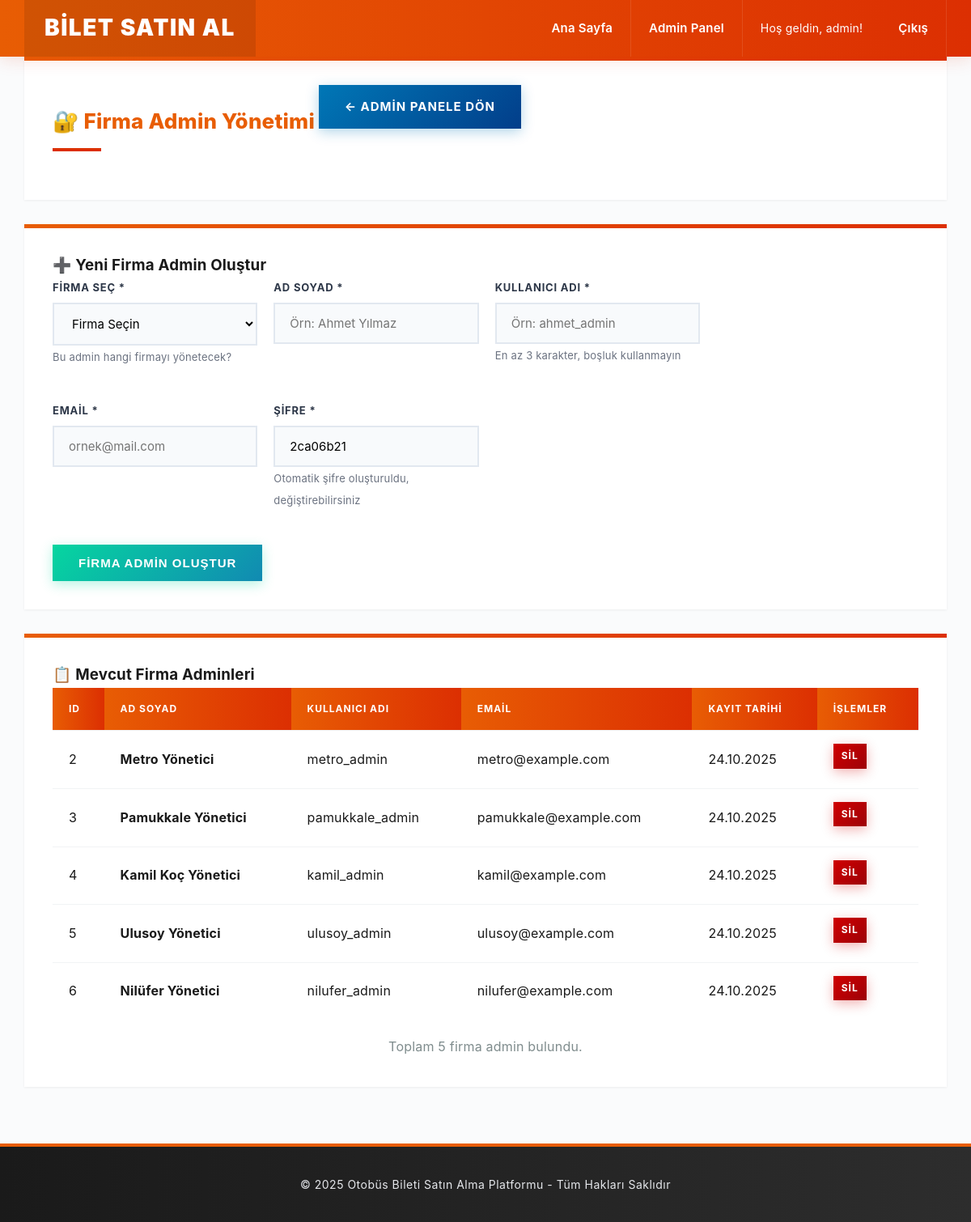
Screenshot of /admin/manage-firm-admins.php (signed in) with the database file from the repository.
### tables this page shows
CREATE TABLE users (
            id INTEGER PRIMARY KEY AUTOINCREMENT,
            username TEXT NOT NULL UNIQUE,
            email TEXT NOT NULL UNIQUE,
            password TEXT NOT NULL,
            full_name TEXT,
            role TEXT DEFAULT 'user',
            balance REAL DEFAULT 0,
            company_id INTEGER DEFAULT NULL,
            created_at DATETIME DEFAULT CURRENT_TIMESTAMP,
            FOREIGN KEY (company_id) REFERENCES companies(id) ON DELETE SET NULL
        );

### includes/functions.php (called while the page is built, shortened)
<?php
function clean_output($text) {
    return htmlspecialchars($text, ENT_QUOTES, 'UTF-8');
}
?>

### admin/manage-firm-admins.php (the view, shortened to what this page needs)
<?php
require_once '../config/database.php';
require_once '../includes/functions.php';
$firm_admins = $db->query("
    SELECT users.*
    FROM users
    WHERE users.role = 'firm_admin'
    ORDER BY users.created_at DESC
")->fetchAll();
require_once '../includes/header.php';
?>
<div class="card">
    <h2>🔐 Firma Admin Yönetimi</h2>
    <a href="dashboard.php" class="btn btn-primary">← Admin Panele Dön</a>
</div>
<div class="card">
    <h3>➕ Yeni Firma Admin Oluştur</h3>
    <form method="POST" action="" style="max-width: 800px;">
        <div style="display: grid; grid-template-columns: repeat(auto-fit, minmax(250px, 1fr)); gap: 20px;">
            <div class="form-group">
                <label>Firma Seç *</label>
                <select name="company_id" required>
                    <option value="">Firma Seçin</option>
                </select>
                <small style="color: #6B7280; font-size: 13px;">Bu admin hangi firmayı yönetecek?</small>
            </div>
            <div class="form-group">
                <label>Ad Soyad *</label>
                <input type="text" name="full_name" required placeholder="Örn: Ahmet Yılmaz">
            </div>
            <div class="form-group">
                <label>Kullanıcı Adı *</label>
                <input type="text" name="username" required placeholder="Örn: ahmet_admin">
                <small style="color: #6B7280; font-size: 13px;">En az 3 karakter, boşluk kullanmayın</small>
            </div>
            <div class="form-group">
                <label>Email *</label>
                <input type="email" name="email" required placeholder="ornek@mail.com">
            </div>
            <div class="form-group">
                <label>Şifre *</label>
                <input type="text" name="password" required placeholder="En az 6 karakter" value="<?= substr(md5(time()), 0, 8) ?>">
                <small style="color: #6B7280; font-size: 13px;">Otomatik şifre oluşturuldu, değiştirebilirsiniz</small>
            </div>
        </div>
        <button type="submit" name="add_firm_admin" class="btn btn-success" style="margin-top: 20px;">Firma Admin Oluştur</button>
    </form>
</div>
<div class="card">
    <h3>📋 Mevcut Firma Adminleri</h3>
    <?php if (count($firm_admins) == 0): ?>
        <p style="color: #7f8c8d; text-align: center; padding: 40px;">Henüz firma admin oluşturulmamış.</p>
    <?php else: ?>
        <table>
            <tr>
                <th>ID</th>
                <th>Ad Soyad</th>
                <th>Kullanıcı Adı</th>
                <th>Email</th>
                <th>Kayıt Tarihi</th>
                <th>İşlemler</th>
            </tr>
            <?php foreach ($firm_admins as $admin): ?>
            <tr>
                <td><?= $admin['id'] ?></td>
                <td><strong><?= htmlspecialchars($admin['full_name'], ENT_QUOTES, 'UTF-8') ?></strong></td>
                <td><?= htmlspecialchars($admin['username'], ENT_QUOTES, 'UTF-8') ?></td>
                <td><?= htmlspecialchars($admin['email'], ENT_QUOTES, 'UTF-8') ?></td>
                <td><?= date('d.m.Y', strtotime($admin['created_at'])) ?></td>
                <td>
                    <a href="?delete=<?= $admin['id'] ?>"
                       class="btn btn-danger"
                       style="padding: 5px 10px; font-size: 12px;"
                       onclick="return confirm('Bu firma admini silmek istediğinize emin misiniz?')">
                        Sil
                    </a>
                </td>
            </tr>
            <?php endforeach; ?>
        </table>
        <p style="margin-top: 20px; color: #7f8c8d; text-align: center;">
            Toplam <?= count($firm_admins) ?> firma admin bulundu.
        </p>
    <?php endif; ?>
</div>
<?php require_once '../includes/footer.php'; ?>

### includes/header.php (shortened to what this page needs)
<?php
$root_path = '';
if (strpos($_SERVER['SCRIPT_NAME'], '/auth/') !== false ||
    strpos($_SERVER['SCRIPT_NAME'], '/user/') !== false ||
    strpos($_SERVER['SCRIPT_NAME'], '/admin/') !== false ||
    strpos($_SERVER['SCRIPT_NAME'], '/firm-admin/') !== false) {
    $root_path = '../';
}
?>
<!DOCTYPE html>
<html lang="tr">
<head>
    <link rel="stylesheet" href="<?php echo $root_path; ?>assets/css/style.css">
</head>
<body>
    <header>
        <nav class="navbar">
            <div class="container">
                <a href="<?php echo $root_path; ?>index.php" class="logo">Bilet Satın Al</a>
                <ul class="nav-menu">
                    <li><a href="<?php echo $root_path; ?>index.php">Ana Sayfa</a></li>
                    <?php if (isset($_SESSION['user_id'])): ?>
                        <?php if ($_SESSION['role'] == 'user'): ?>
                            <li><a href="<?php echo $root_path; ?>user/tickets.php">Biletlerim</a></li>
                            <li><a href="<?php echo $root_path; ?>user/profile.php">Profil</a></li>
                        <?php elseif ($_SESSION['role'] == 'admin'): ?>
                            <li><a href="<?php echo $root_path; ?>admin/dashboard.php">Admin Panel</a></li>
                        <?php elseif ($_SESSION['role'] == 'firm_admin'): ?>
                            <li><a href="<?php echo $root_path; ?>firm-admin/dashboard.php">Firma Panel</a></li>
                        <?php endif; ?>
                        <li>
                            <span>Hoş geldin, <?php echo clean_output($_SESSION['username']); ?>!</span>
                        </li>
                        <li><a href="<?php echo $root_path; ?>auth/logout.php">Çıkış</a></li>
                    <?php else: ?>
                        <li><a href="<?php echo $root_path; ?>auth/login.php">Giriş Yap</a></li>
                        <li><a href="<?php echo $root_path; ?>auth/register.php">Kayıt Ol</a></li>
                    <?php endif; ?>
                </ul>
            </div>
        </nav>
    </header>
    <main class="container">

### includes/footer.php
</main>
    <footer>
        <div class="container">
            <p>&copy; <?php echo date('Y'); ?> Otobüs Bileti Satın Alma Platformu - Tüm Hakları Saklıdır</p>
        </div>
    </footer>
</body>
</html>

### assets/css/style.css (style rules this page uses)
* { margin: 0; padding: 0; box-sizing: border-box; }
body { font-family: 'Inter', -apple-system, BlinkMacSystemFont, sans-serif; background: #fafbfc; color: #1a1a1a; line-height: 1.7; letter-spacing: 0.2px; }
.container { max-width: 1400px; margin: 0 auto; padding: 0 30px; }
.navbar { background: linear-gradient(to right, #e85d04, #dc2f02); padding: 0; box-shadow: 0 4px 20px rgba(220, 47, 2, 0.15); position: sticky; top: 0; z-index: 1000; }
.navbar .container { display: flex; justify-content: space-between; align-items: stretch; height: 70px; }
.logo { color: #ffffff; font-size: 28px; font-weight: 900; text-decoration: none; display: flex; align-items: center; padding: 0 25px; text-transform: uppercase; letter-spacing: 1.5px; background: rgba(0,0,0,0.1); }
.nav-menu { display: flex; list-style: none; gap: 0; align-items: stretch; margin: 0; }
.nav-menu li { display: flex; align-items: stretch; }
.nav-menu a { color: #ffffff; text-decoration: none; padding: 0 22px; display: flex; align-items: center; font-weight: 600; font-size: 15px; transition: all 0.3s ease; border-right: 1px solid rgba(255,255,255,0.1); }
.nav-menu span { color: #ffffff; padding: 0 22px; display: flex; align-items: center; font-size: 14px; }
main { min-height: calc(100vh - 250px); padding: 45px 0; }
.card { background: #ffffff; padding: 35px; border: none; box-shadow: 0 1px 3px rgba(0,0,0,0.06); margin-bottom: 30px; transition: all 0.3s ease; position: relative; overflow: hidden; }
.card::before { content: ''; position: absolute; top: 0; left: 0; width: 100%; height: 5px; background: linear-gradient(to right, #e85d04, #dc2f02); }
.card h2 { margin-bottom: 25px; color: #e85d04; border-bottom: none; padding-bottom: 15px; font-size: 26px; font-weight: 800; position: relative; display: inline-block; }
.card h2::after { content: ''; position: absolute; bottom: 0; left: 0; width: 60px; height: 4px; background: #dc2f02; }
.form-group { margin-bottom: 22px; }
.form-group label { display: block; margin-bottom: 8px; color: #2d3748; font-weight: 700; font-size: 13px; text-transform: uppercase; letter-spacing: 0.8px; }
.form-group input, .form-group select, .form-group textarea { width: 100%; padding: 14px 18px; border: 2px solid #e2e8f0; background: #f8fafc; font-size: 15px; transition: all 0.3s ease; font-family: inherit; }
.btn { display: inline-block; padding: 14px 32px; border: none; cursor: pointer; text-decoration: none; font-size: 15px; font-weight: 700; transition: all 0.3s ease; text-transform: uppercase; letter-spacing: 1px; position: relative; overflow: hidden; }
.btn::before { content: ''; position: absolute; top: 0; left: -100%; width: 100%; height: 100%; background: rgba(255,255,255,0.2); transition: all 0.4s ease; }
.btn-primary { background: linear-gradient(135deg, #0077b6, #023e8a); color: white; box-shadow: 0 4px 15px rgba(0, 119, 182, 0.3); }
.btn-success { background: linear-gradient(135deg, #06d6a0, #118ab2); color: white; box-shadow: 0 4px 15px rgba(6, 214, 160, 0.3); }
.btn-danger { background: linear-gradient(135deg, #d00000, #9d0208); color: white; box-shadow: 0 4px 15px rgba(208, 0, 0, 0.3); }
table { width: 100%; border-collapse: separate; border-spacing: 0; background: white; }
table th, table td { padding: 16px 20px; text-align: left; border-bottom: 1px solid #f1f3f5; }
table th { background: linear-gradient(to right, #e85d04, #dc2f02); color: white; font-weight: 700; text-transform: uppercase; font-size: 12px; letter-spacing: 1px; }
table tr { transition: all 0.2s ease; }
table tr:last-child td { border-bottom: none; }
footer { background: linear-gradient(to right, #1a1a1a, #2d2d2d); color: #e5e7eb; text-align: center; padding: 35px 0; margin-top: 70px; border-top: 4px solid #e85d04; }
footer p { font-size: 14px; letter-spacing: 0.5px; }
.card { animation: fadeIn 0.5s ease-out; }

### rows the page displays
users: id "2", full_name "Metro Yönetici", username "metro_admin", email "metro@example.com", created_at "24.10.2025"
users: id "3", full_name "Pamukkale Yönetici", username "pamukkale_admin", email "pamukkale@example.com", created_at "24.10.2025"
users: id "4", full_name "Kamil Koç Yönetici", username "kamil_admin", email "kamil@example.com", created_at "24.10.2025"
users: id "5", full_name "Ulusoy Yönetici", username "ulusoy_admin", email "ulusoy@example.com", created_at "24.10.2025"
users: id "6", full_name "Nilüfer Yönetici", username "nilufer_admin", email "nilufer@example.com", created_at "24.10.2025"

### other values shown
clean_output($_SESSION['username']) "admin"
count($firm_admins) "5"
